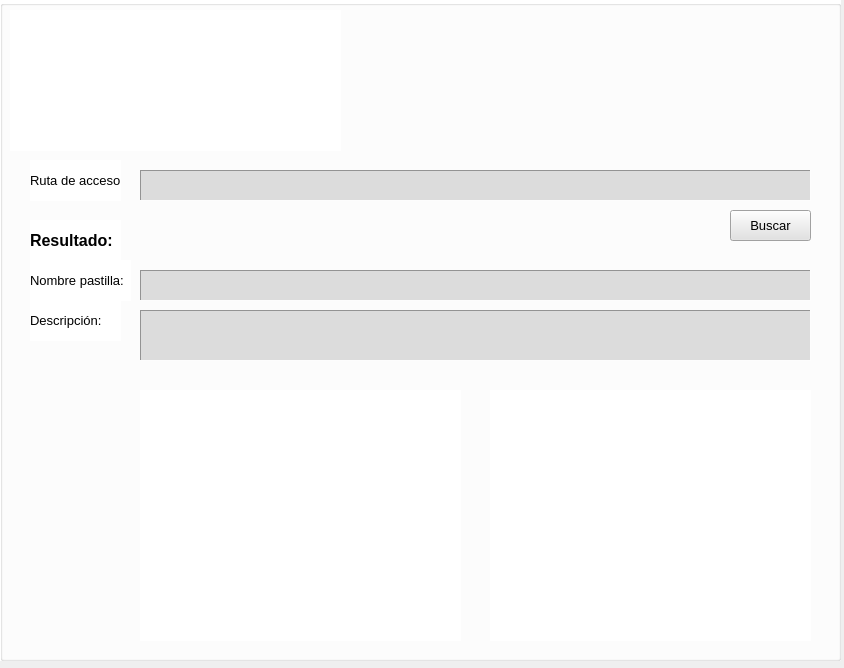
<?xml version="1.0" encoding="UTF-8"?>
<ui version="4.0">
 <class>InterfazIDmyPill</class>
 <widget class="QMainWindow" name="InterfazIDmyPill">
  <property name="geometry">
   <rect>
    <x>0</x>
    <y>0</y>
    <width>844</width>
    <height>668</height>
   </rect>
  </property>
  <property name="windowTitle">
   <string>MainWindow</string>
  </property>
  <widget class="QWidget" name="centralwidget">
   <widget class="QGroupBox" name="groupBox_Todo">
    <property name="geometry">
     <rect>
      <x>0</x>
      <y>0</y>
      <width>841</width>
      <height>661</height>
     </rect>
    </property>
    <property name="styleSheet">
     <string notr="true">background-color: rgb(255, 255, 255);</string>
    </property>
    <property name="title">
     <string/>
    </property>
    <widget class="QTextEdit" name="textEdit_Ruta">
     <property name="geometry">
      <rect>
       <x>140</x>
       <y>170</y>
       <width>671</width>
       <height>31</height>
      </rect>
     </property>
     <property name="font">
      <font>
       <pointsize>11</pointsize>
      </font>
     </property>
     <property name="styleSheet">
      <string notr="true">background-color: rgb(220, 220, 220);
border-color: rgb(255, 0, 0);</string>
     </property>
     <property name="frameShape">
      <enum>QFrame::Panel</enum>
     </property>
     <property name="html">
      <string>&lt;!DOCTYPE HTML PUBLIC &quot;-//W3C//DTD HTML 4.0//EN&quot; &quot;http://www.w3.org/TR/REC-html40/strict.dtd&quot;&gt;
&lt;html&gt;&lt;head&gt;&lt;meta name=&quot;qrichtext&quot; content=&quot;1&quot; /&gt;&lt;style type=&quot;text/css&quot;&gt;
p, li { white-space: pre-wrap; }
&lt;/style&gt;&lt;/head&gt;&lt;body style=&quot; font-family:'MS Shell Dlg 2'; font-size:11pt; font-weight:400; font-style:normal;&quot;&gt;
&lt;p align=&quot;center&quot; style=&quot;-qt-paragraph-type:empty; margin-top:0px; margin-bottom:0px; margin-left:0px; margin-right:0px; -qt-block-indent:0; text-indent:0px;&quot;&gt;&lt;br /&gt;&lt;/p&gt;&lt;/body&gt;&lt;/html&gt;</string>
     </property>
    </widget>
    <widget class="QTextEdit" name="textEdit_Pastilla">
     <property name="geometry">
      <rect>
       <x>140</x>
       <y>270</y>
       <width>671</width>
       <height>31</height>
      </rect>
     </property>
     <property name="font">
      <font>
       <pointsize>11</pointsize>
      </font>
     </property>
     <property name="styleSheet">
      <string notr="true">background-color: rgb(220, 220, 220);
border-color: rgb(255, 0, 0);</string>
     </property>
     <property name="frameShape">
      <enum>QFrame::Panel</enum>
     </property>
     <property name="html">
      <string>&lt;!DOCTYPE HTML PUBLIC &quot;-//W3C//DTD HTML 4.0//EN&quot; &quot;http://www.w3.org/TR/REC-html40/strict.dtd&quot;&gt;
&lt;html&gt;&lt;head&gt;&lt;meta name=&quot;qrichtext&quot; content=&quot;1&quot; /&gt;&lt;style type=&quot;text/css&quot;&gt;
p, li { white-space: pre-wrap; }
&lt;/style&gt;&lt;/head&gt;&lt;body style=&quot; font-family:'MS Shell Dlg 2'; font-size:11pt; font-weight:400; font-style:normal;&quot;&gt;
&lt;p align=&quot;center&quot; style=&quot;-qt-paragraph-type:empty; margin-top:0px; margin-bottom:0px; margin-left:0px; margin-right:0px; -qt-block-indent:0; text-indent:0px;&quot;&gt;&lt;br /&gt;&lt;/p&gt;&lt;/body&gt;&lt;/html&gt;</string>
     </property>
    </widget>
    <widget class="QTextEdit" name="textEdit_Descripcion">
     <property name="geometry">
      <rect>
       <x>140</x>
       <y>310</y>
       <width>671</width>
       <height>51</height>
      </rect>
     </property>
     <property name="font">
      <font>
       <pointsize>11</pointsize>
      </font>
     </property>
     <property name="styleSheet">
      <string notr="true">background-color: rgb(220, 220, 220);
border-color: rgb(255, 0, 0);</string>
     </property>
     <property name="frameShape">
      <enum>QFrame::Panel</enum>
     </property>
     <property name="html">
      <string>&lt;!DOCTYPE HTML PUBLIC &quot;-//W3C//DTD HTML 4.0//EN&quot; &quot;http://www.w3.org/TR/REC-html40/strict.dtd&quot;&gt;
&lt;html&gt;&lt;head&gt;&lt;meta name=&quot;qrichtext&quot; content=&quot;1&quot; /&gt;&lt;style type=&quot;text/css&quot;&gt;
p, li { white-space: pre-wrap; }
&lt;/style&gt;&lt;/head&gt;&lt;body style=&quot; font-family:'MS Shell Dlg 2'; font-size:11pt; font-weight:400; font-style:normal;&quot;&gt;
&lt;p align=&quot;center&quot; style=&quot;-qt-paragraph-type:empty; margin-top:0px; margin-bottom:0px; margin-left:0px; margin-right:0px; -qt-block-indent:0; text-indent:0px;&quot;&gt;&lt;br /&gt;&lt;/p&gt;&lt;/body&gt;&lt;/html&gt;</string>
     </property>
    </widget>
    <widget class="QLabel" name="label_Ruta">
     <property name="geometry">
      <rect>
       <x>30</x>
       <y>160</y>
       <width>91</width>
       <height>41</height>
      </rect>
     </property>
     <property name="styleSheet">
      <string notr="true">background-color: rgb(255, 255, 255);</string>
     </property>
     <property name="text">
      <string>&lt;html&gt;&lt;head/&gt;&lt;body&gt;&lt;p&gt;&lt;span style=&quot; font-size:10pt;&quot;&gt;Ruta de acceso:&lt;/span&gt;&lt;/p&gt;&lt;/body&gt;&lt;/html&gt;</string>
     </property>
    </widget>
    <widget class="QLabel" name="label_Pastilla">
     <property name="geometry">
      <rect>
       <x>30</x>
       <y>260</y>
       <width>101</width>
       <height>41</height>
      </rect>
     </property>
     <property name="styleSheet">
      <string notr="true">background-color: rgb(255, 255, 255);</string>
     </property>
     <property name="text">
      <string>&lt;html&gt;&lt;head/&gt;&lt;body&gt;&lt;p&gt;&lt;span style=&quot; font-size:10pt;&quot;&gt;Nombre pastilla:&lt;/span&gt;&lt;/p&gt;&lt;/body&gt;&lt;/html&gt;</string>
     </property>
    </widget>
    <widget class="QLabel" name="label_Descripcion">
     <property name="geometry">
      <rect>
       <x>30</x>
       <y>300</y>
       <width>91</width>
       <height>41</height>
      </rect>
     </property>
     <property name="styleSheet">
      <string notr="true">background-color: rgb(255, 255, 255);</string>
     </property>
     <property name="text">
      <string>&lt;html&gt;&lt;head/&gt;&lt;body&gt;&lt;p&gt;&lt;span style=&quot; font-size:10pt;&quot;&gt;Descripción:&lt;/span&gt;&lt;/p&gt;&lt;/body&gt;&lt;/html&gt;</string>
     </property>
    </widget>
    <widget class="QPushButton" name="pushButton_Buscar">
     <property name="geometry">
      <rect>
       <x>730</x>
       <y>210</y>
       <width>81</width>
       <height>31</height>
      </rect>
     </property>
     <property name="font">
      <font>
       <pointsize>10</pointsize>
       <weight>50</weight>
       <bold>false</bold>
      </font>
     </property>
     <property name="styleSheet">
      <string notr="true">background-color: rgb(226, 226, 226);</string>
     </property>
     <property name="text">
      <string>Buscar</string>
     </property>
    </widget>
    <widget class="QLabel" name="label_Resultado">
     <property name="geometry">
      <rect>
       <x>30</x>
       <y>220</y>
       <width>91</width>
       <height>41</height>
      </rect>
     </property>
     <property name="styleSheet">
      <string notr="true">background-color: rgb(255, 255, 255);</string>
     </property>
     <property name="text">
      <string>&lt;html&gt;&lt;head/&gt;&lt;body&gt;&lt;p&gt;&lt;span style=&quot; font-size:12pt; font-weight:600;&quot;&gt;Resultado:&lt;/span&gt;&lt;/p&gt;&lt;/body&gt;&lt;/html&gt;</string>
     </property>
    </widget>
    <widget class="QWidget" name="verticalLayoutWidget_4">
     <property name="geometry">
      <rect>
       <x>140</x>
       <y>390</y>
       <width>321</width>
       <height>251</height>
      </rect>
     </property>
     <layout class="QVBoxLayout" name="verticalLayout_Pastilla"/>
    </widget>
    <widget class="QWidget" name="verticalLayoutWidget_5">
     <property name="geometry">
      <rect>
       <x>490</x>
       <y>390</y>
       <width>321</width>
       <height>251</height>
      </rect>
     </property>
     <layout class="QVBoxLayout" name="verticalLayout_Caja"/>
    </widget>
    <widget class="QLabel" name="label_Logo">
     <property name="geometry">
      <rect>
       <x>10</x>
       <y>10</y>
       <width>331</width>
       <height>141</height>
      </rect>
     </property>
     <property name="styleSheet">
      <string notr="true">background-color: rgb(255, 255, 255);</string>
     </property>
     <property name="text">
      <string>&lt;html&gt;&lt;head/&gt;&lt;body&gt;&lt;p&gt;&lt;img src=&quot;:/IDmyPillLogo/IDmyPillLogo.png&quot;/&gt;&lt;/p&gt;&lt;/body&gt;&lt;/html&gt;</string>
     </property>
    </widget>
   </widget>
  </widget>
 </widget>
 <resources>
  <include location="IDmyPill.qrc"/>
 </resources>
 <connections/>
</ui>
